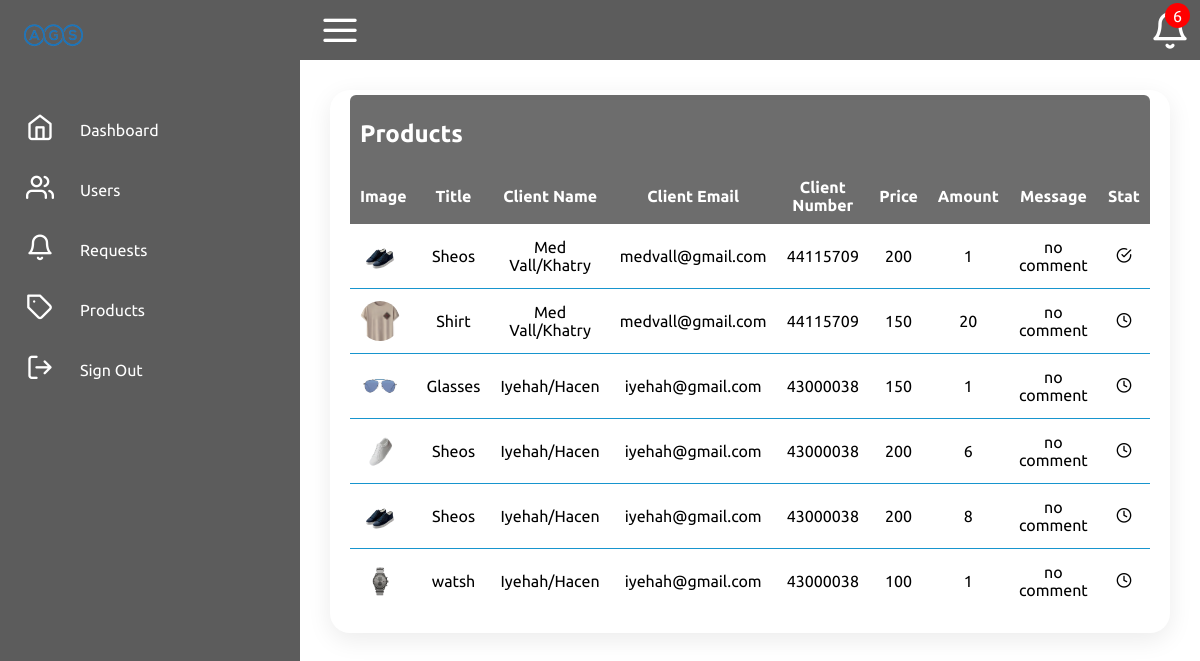
The app's page /AGS/Admin/requests.php with its own data.
### tables this page shows
CREATE TABLE `requests` (
  `id` int(255) NOT NULL,
  `img` text NOT NULL,
  `product_id` int(11) NOT NULL,
  `title` text NOT NULL,
  `price` int(255) NOT NULL,
  `amount` int(255) NOT NULL,
  `client_id` int(255) NOT NULL,
  `client_email` text NOT NULL,
  `client_name` text NOT NULL,
  `client_number` int(255) NOT NULL,
  `comment` text NOT NULL,
  `date` date NOT NULL,
  `stat` int(11) NOT NULL DEFAULT 0
);

### AGS/Admin/requests.php (the view, shortened to what this page needs)
<?php
include('./header/header.php');
?>
<div class="details-products">
    <div class="products">
                    <div class="cardHeader">
                        <h2>Products</h2>
                    </div>
                    <table>
                        <thead>
                            <tr>
                                <td>Image</td>
                                <td>Title</td>
                                <td>Client Name</td>
                                <td>Client Email</td>
                                <td>Client Number</td>
                                <td>Price</td>
                                <td>Amount</td>
                                <td>Message</td>
                                <td>Stat</td>
                            </tr>
                        </thead>
                        <tbody>
                    <?php
                            $statement = $con-> prepare("SELECT * FROM requests");
                            $statement->execute();
                            $statement = $statement->fetchAll();
                            foreach ($statement as $row) {
                                echo'<tr>';
                                echo'<td width="60px"><div class="imgBx"><img src="../image/'.$row['img'].'" alt=""></div></td>';
                                echo'<td>'.$row['title'].'</td>';
                                echo'<td>'.$row['client_name'].'</td>';
                                echo'<td>'.$row['client_email'].'</td>';
                                echo'<td>'.$row['client_number'].'</td>';
                                echo'<td>'.$row['price'].'</td>';
                                echo'<td>'.$row['amount'].'</td>';
                                echo'<td>'.$row['comment'].'</td>';
                                echo'<td>';
                                if ($row['stat'] == 1) {
                                    echo '<span><i class="icon-check-circle"></i></span>';
                                }else{
                                    echo '<span><i class="icon-clock"></i></span>';
                                }
                            }
                            ?>
                        </tbody>
                           </table>
    </div>
</div>
<?php
include('./footer/footer.php')
?>

### AGS/Admin/styles.css (style rules this page uses)
* { font-family: "Ubuntu", sans-serif; margin: 0; padding: 0; box-sizing: border-box; }
body { background-color: var(--white); }
:root { --bg:#5c5c5c; --bg-1:#6d6d6d; --b:#1795ce; --bg-2:#DDDDDD; --white:#fff; --black:#000; }
body { min-height: 100vh; overflow-x: hidden; }
.details-products { position: relative; padding: 30px; }
.cardHeader { position: sticky; top:-5px; z-index: 1; padding: 10px; border-radius:6px; background-color: var(--bg-1); width: 100%; display: flex; justify-content: space-between; align-items: flex-start; color: var(--white); }
.cardHeader h2 { font-weight: 600; color: var(--blue); }
table { width: 100%; border-collapse: collapse; margin-top: 10px; text-align: center; cursor: pointer; }
table thead tr { position: sticky; top:45px; z-index: 1; padding: 10px; border-radius:6px; font-weight: 600; color: var(--white) !important; background-color: var(--bg-1); }
table tr { color: var(--black1); background-color: var(--white); border-bottom: 1px solid #1795ce; }
table tr:last-child { border-bottom: none; }
table thead tr td { padding: 10px; }
tr td { padding: 9px; }
.products { position: relative; overflow: hidden; overflow-y: scroll; padding: 20px; background: var(--white); box-shadow: 0 7px 25px rgba(0, 0, 0, 0.08); border-radius: 20px; }
.imgBx { position: relative; width: 40px; height: 40px; border-radius: 50px; overflow: hidden; z-index: 0; }
.imgBx img { position: absolute; top: 0; left: 0; width: 100%; height: 100%; object-fit: cover; }
table tr td { padding: 12px 10px; }

### AGS/Admin/style.css (style rules this page uses)
[class^="icon-"], [class*=" icon-"] { font-family: 'icomoon' !important; speak: never; font-style: normal; font-weight: normal; font-variant: normal; text-transform: none; line-height: 1; -webkit-font-smoothing: antialiased; -moz-osx-font-smoothing: grayscale; }
.icon-check-circle:before { content: "\e934"; }
.icon-clock:before { content: "\e90b"; }

### records on screen
requests: img (picture), title "Sheos", client_name "Med Vall/Khatry", client_email "medvall@gmail.com", client_number "44115709", price "200", amount "1", comment "no comment", stat 1 (drawn)
requests: img (picture), title "Shirt", client_name "Med Vall/Khatry", client_email "medvall@gmail.com", client_number "44115709", price "150", amount "20", comment "no comment", stat 0 (drawn)
requests: img (picture), title "Glasses", client_name "Iyehah/Hacen", client_email "iyehah@gmail.com", client_number "43000038", price "150", amount "1", comment "no comment", stat 0 (drawn)
requests: img (picture), title "Sheos", client_name "Iyehah/Hacen", client_email "iyehah@gmail.com", client_number "43000038", price "200", amount "6", comment "no comment", stat 0 (drawn)
requests: img (picture), title "Sheos", client_name "Iyehah/Hacen", client_email "iyehah@gmail.com", client_number "43000038", price "200", amount "8", comment "no comment", stat 0 (drawn)
requests: img (picture), title "watsh", client_name "Iyehah/Hacen", client_email "iyehah@gmail.com", client_number "43000038", price "100", amount "1", comment "no comment", stat 0 (drawn)

### other values on screen
$counter "6"
